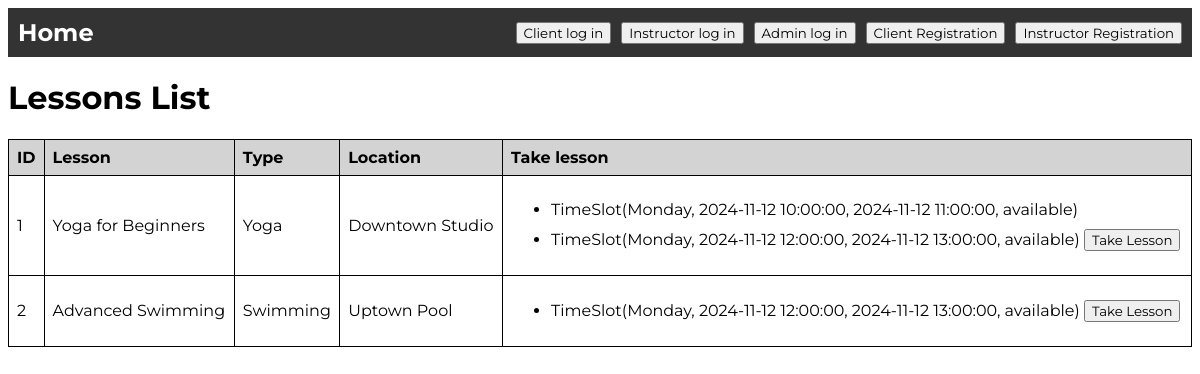
The page /lessons on the database its author committed.
### models/models.py (models this page shows, shortened)
class Lesson(db.Model):
    __tablename__ = 'lessons'
    lesson_id = db.Column(db.Integer, primary_key=True, autoincrement=True)
    name = db.Column(db.String(100), nullable=False, unique=True)
    lesson_type = db.Column(db.String(50), nullable=False)
    description = db.Column(db.String(255), nullable=False)
    capacity = db.Column(db.Integer, nullable=False)
    offerings = db.relationship('Offering', backref='lesson', lazy=True)
    lesson_time_slots = db.relationship('TimeSlot', back_populates='lesson', lazy=True)
    is_available = db.Column(db.Boolean, default=True)
    location_id = db.Column(db.Integer, db.ForeignKey('locations.location_id', name='fk_location_id'), nullable=True)
    location = db.relationship('Location', backref=db.backref('lessons', lazy=True))

class Location(db.Model):
    __tablename__ = 'locations'
    location_id = db.Column(db.Integer, primary_key=True, autoincrement=True)
    name = db.Column(db.String(128), nullable=False)
    city = db.Column(db.String(128), nullable=False)
    address = db.Column(db.String(255), nullable=False)

class Schedule(db.Model):
    __tablename__ = 'schedules'
    schedule_id = db.Column(db.Integer, primary_key=True, autoincrement=True)
    lesson_id = db.Column(db.Integer, db.ForeignKey('lessons.lesson_id', name='fk_lesson_id'), nullable=False)
    lesson = db.relationship('Lesson', backref=db.backref('schedules', lazy=True))
    time_slot_id = db.Column(db.Integer, db.ForeignKey('time_slots.id', name='fk_time_slot_id'), nullable=False)
    time_slot = db.relationship('TimeSlot', backref=db.backref('schedules', lazy=True))
    is_available = db.Column(db.Boolean, default=True)

class TimeSlot(db.Model):
    __tablename__ = 'time_slots'
    id = db.Column(db.Integer, primary_key=True)
    start_time = db.Column(db.String(50), nullable=False)
    end_time = db.Column(db.String(50), nullable=False)
    is_available = db.Column(db.Boolean, default=True, nullable=False)
    lesson_id = db.Column(db.Integer, db.ForeignKey('lessons.lesson_id', name='fk_lesson_id'), nullable=False)
    lesson = db.relationship('Lesson', back_populates='lesson_time_slots', lazy=True)
    day_of_week = db.Column(db.String(50), nullable=False)
    def __repr__(self):
        return f"TimeSlot({self.day_of_week}, {self.start_time}, {self.end_time}, {'available' if self.is_available else 'taken'})"

### main.py (the view)
@app.route('/lessons')
def lessons():
    lessons = Lesson.query.all()
    lesson_and_time_slots = list()
    for l in lessons:
        scheds = Schedule.query.filter_by(lesson_id=l.lesson_id).all()
        lts = {
            'lesson' : l,
            'schedules' : scheds
        }
        lesson_and_time_slots.append(lts)
    return render_template('lessons.html', lessons=lesson_and_time_slots)

### templates/lessons.html (shortened to what this page needs)
{% include 'header.html' %}
<h1>Lessons List</h1>
<table>
    <thead>
        <tr>
            <th>ID</th>
            <th>Lesson</th>
            <th>Type</th>
            <th>Location</th>
            <th>Take lesson</th>
        </tr>
    </thead>
    <tbody>
        {% for lesson in lessons %}
        <tr>
            <td>{{ lesson.lesson.lesson_id }}</td>
            <td>{{ lesson.lesson.name }}</td>
            <td>{{ lesson.lesson.lesson_type }}</td>
            <td>{{ lesson.lesson.location.name }}</td>
            <td>
                <ul>
                    {% for schedule in lesson.schedules %}
                    <li>
                        {{ schedule.time_slot }}
                        {% if schedule.is_available %}
                        <form action="{{ url_for('take_lesson') }}" method="post" style="display:inline;">
                            <button type="submit">Take Lesson</button>
                        </form>
                        {% endif %}
                    </li>
                    {% endfor %}
                </ul>
            </td>
        </tr>
        {% endfor %}
    </tbody>
</table>
</body>
</html>

### static/style.css (style rules this page uses)
* { font-family: "Montserrat", sans-serif; }
li, a, button { font-family: "Montserrat", sans-serif; }
li { margin-top: 10px; margin-bottom: 10px; }
table { width: 100%; border-collapse: collapse; }
th, td { border: 1px solid black; padding: 8px; text-align: left; }
th { background-color:lightgray; }

### rows shown on the page
Lesson: lesson.lesson_id "1", lesson.name "Yoga for Beginners", lesson.lesson_type "Yoga"
Location: lesson.location.name "Downtown Studio"
Schedule: time_slot "TimeSlot(Monday, 2024-11-12 10:00:00, 2024-11-12 11:00:00, available)"
Schedule: time_slot "TimeSlot(Monday, 2024-11-12 12:00:00, 2024-11-12 13:00:00, available)"
Lesson: lesson.lesson_id "2", lesson.name "Advanced Swimming", lesson.lesson_type "Swimming"
Location: lesson.location.name "Uptown Pool"
Schedule: time_slot "TimeSlot(Monday, 2024-11-12 12:00:00, 2024-11-12 13:00:00, available)"
